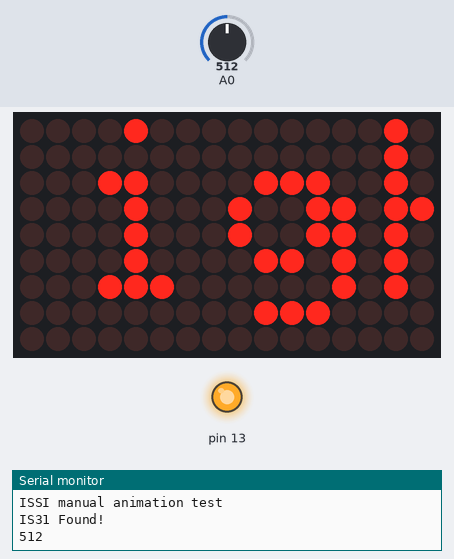
Simulated run of this sketch. Board: Arduino Uno, built with avr-gcc and run on an emulated ATmega328P. On the bench: 16×9 LED matrix, output pins drawn as LEDs (lit = HIGH), the last lines printed to the serial monitor. Inputs (shaded band) come from the test bench; at power-on: A0 = 512.

Above: at 1.2 s.
1.3 s: A0 set to 489
At 2.27 s:
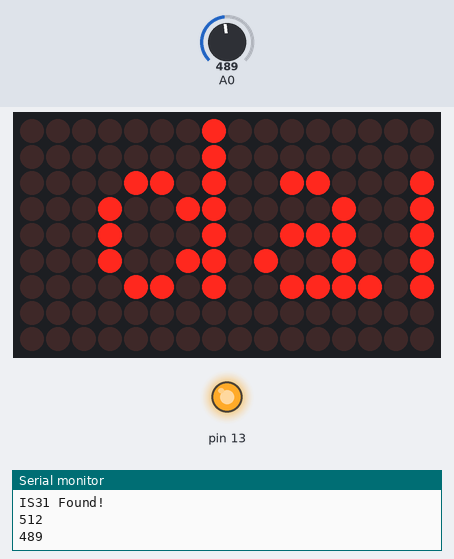
3.7 s: A0 set to 510
At 4.96 s:
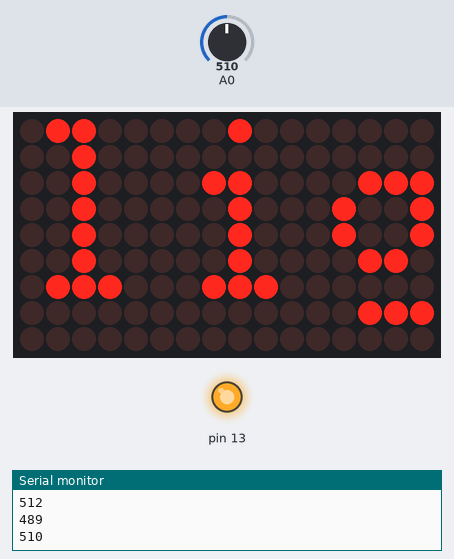
6.7 s: A0 set to 490
At 7.56 s:
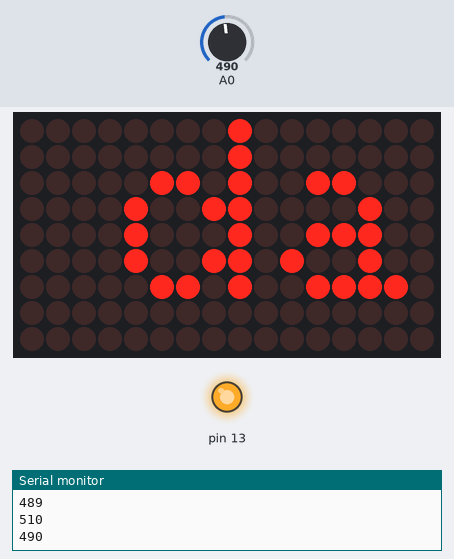
9.7 s: A0 set to 511
At 11.17 s:
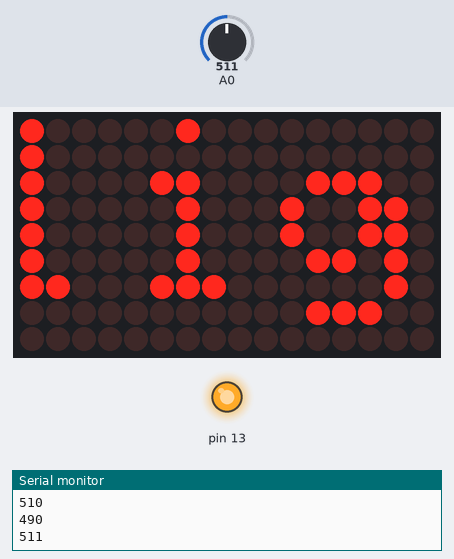
12.0 s: A0 set to 306
At 12.43 s:
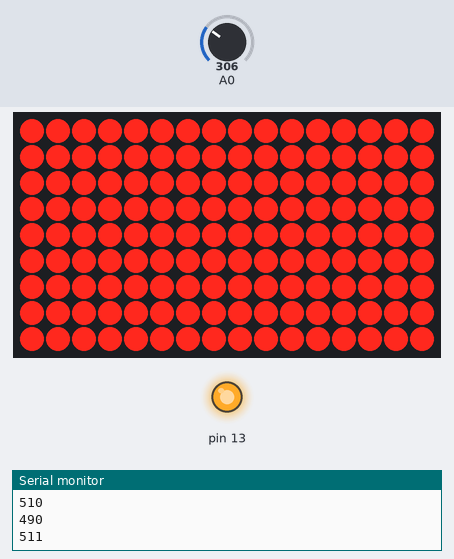
14.4 s: A0 set to 716
At 15.4 s:
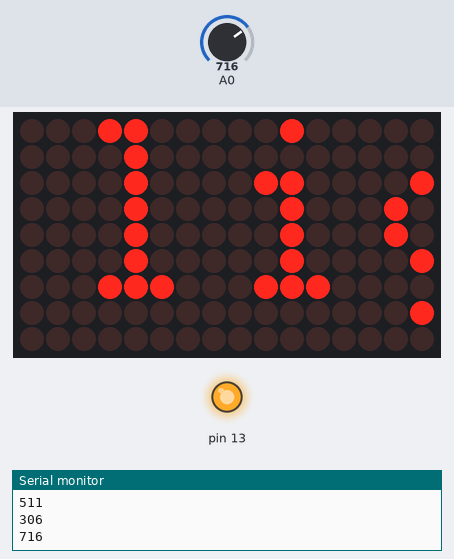

The sketch:

light_sensor_with_display.ino
```cpp
#include <Wire.h>
#include <Adafruit_GFX.h>
#include <Adafruit_IS31FL3731.h>
#include <Fonts/FreeMonoBoldOblique12pt7b.h>
#include <Fonts/FreeSerif9pt7b.h>

Adafruit_IS31FL3731 matrix = Adafruit_IS31FL3731();

uint8_t sweep[] = {1, 2, 3, 4, 6, 8, 10, 15, 20, 30, 40, 60, 60, 40, 30, 20, 15, 10, 8, 6, 4, 3, 2, 1};

const int LIGHT_THRESHOLD = 500;
int sensorValue;
bool isLight;

void setup() {
  pinMode(13, OUTPUT);
  pinMode(A0, INPUT);
  digitalWrite(13, HIGH);
  Serial.begin(9600);
  Serial.println("ISSI manual animation test");
  if (! matrix.begin()) {
    Serial.println("IS31 not found");
    while (1);
  }
  Serial.println("IS31 Found!");
  matrix.setTextSize(1);
  matrix.setTextWrap(false);  // we dont want text to wrap so it scrolls nicely
  matrix.setTextColor(50);
}


void loop() {
  sensorValue = analogRead(A0);
  isLight = (sensorValue > LIGHT_THRESHOLD) ? true : false;
  String displayValue = isLight ? "light!" : "dark!";
  Serial.println(String(sensorValue));
  for (int8_t x = 0; x >= -42; x--) {
    sensorValue = analogRead(A0);
    if (sensorValue > LIGHT_THRESHOLD != isLight){
      isLight = false;
      for (uint8_t incr = 0; incr < 2; incr++)
        for (uint8_t x = 0; x < 16; x++)
          for (uint8_t y = 0; y < 9; y++)
            matrix.drawPixel(x, y, sweep[(x+y+incr)%24]);
      break;
    }
    matrix.clear();
    matrix.setCursor(x, 0);
    matrix.print(" " + displayValue);
    delay(50);
  }
  delay(120);
}
```

Measured:
- the behaviour switches between 501 and 500 on A0 (found by bisection; images 0 and 1)
